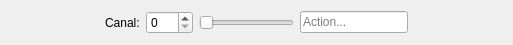
<?xml version="1.0" encoding="UTF-8"?>
<ui version="4.0">
 <class>WidgetCanalSuppl</class>
 <widget class="QWidget" name="WidgetCanalSuppl">
  <property name="geometry">
   <rect>
    <x>0</x>
    <y>0</y>
    <width>513</width>
    <height>45</height>
   </rect>
  </property>
  <property name="minimumSize">
   <size>
    <width>0</width>
    <height>45</height>
   </size>
  </property>
  <property name="maximumSize">
   <size>
    <width>16777215</width>
    <height>45</height>
   </size>
  </property>
  <property name="windowTitle">
   <string>Form</string>
  </property>
  <layout class="QHBoxLayout" name="horizontalLayout">
   <item>
    <spacer name="horizontalSpacer">
     <property name="orientation">
      <enum>Qt::Horizontal</enum>
     </property>
     <property name="sizeHint" stdset="0">
      <size>
       <width>40</width>
       <height>20</height>
      </size>
     </property>
    </spacer>
   </item>
   <item>
    <widget class="QLabel" name="label">
     <property name="text">
      <string>Canal:</string>
     </property>
    </widget>
   </item>
   <item>
    <widget class="QSpinBox" name="spinBox">
     <property name="maximum">
      <number>512</number>
     </property>
    </widget>
   </item>
   <item>
    <widget class="QSlider" name="horizontalSlider">
     <property name="maximum">
      <number>255</number>
     </property>
     <property name="orientation">
      <enum>Qt::Horizontal</enum>
     </property>
    </widget>
   </item>
   <item>
    <widget class="QLineEdit" name="lineEdit">
     <property name="placeholderText">
      <string>Action...</string>
     </property>
    </widget>
   </item>
   <item>
    <spacer name="horizontalSpacer_2">
     <property name="orientation">
      <enum>Qt::Horizontal</enum>
     </property>
     <property name="sizeHint" stdset="0">
      <size>
       <width>40</width>
       <height>20</height>
      </size>
     </property>
    </spacer>
   </item>
  </layout>
 </widget>
 <resources/>
 <connections/>
</ui>
